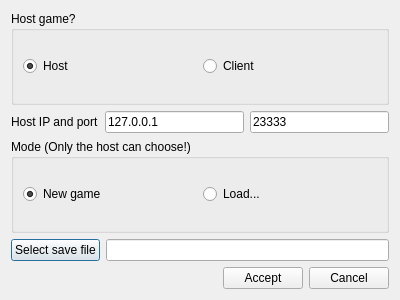
<?xml version="1.0" encoding="UTF-8"?>
<ui version="4.0">
 <class>Config</class>
 <widget class="QDialog" name="Config">
  <property name="geometry">
   <rect>
    <x>0</x>
    <y>0</y>
    <width>400</width>
    <height>300</height>
   </rect>
  </property>
  <property name="windowTitle">
   <string>Dialog</string>
  </property>
  <layout class="QVBoxLayout" name="verticalLayout">
   <item>
    <widget class="QGroupBox" name="groupBox">
     <property name="title">
      <string>Host game?</string>
     </property>
     <property name="checkable">
      <bool>false</bool>
     </property>
     <layout class="QHBoxLayout" name="horizontalLayout">
      <item>
       <widget class="QRadioButton" name="rhost">
        <property name="text">
         <string>Host</string>
        </property>
        <property name="checked">
         <bool>true</bool>
        </property>
       </widget>
      </item>
      <item>
       <widget class="QRadioButton" name="rclient">
        <property name="text">
         <string>Client</string>
        </property>
       </widget>
      </item>
     </layout>
    </widget>
   </item>
   <item>
    <layout class="QHBoxLayout" name="horizontalLayout_4">
     <item>
      <widget class="QLabel" name="ip">
       <property name="text">
        <string>Host IP and port</string>
       </property>
      </widget>
     </item>
     <item>
      <widget class="QLineEdit" name="ipEdit">
       <property name="text">
        <string>127.0.0.1</string>
       </property>
      </widget>
     </item>
     <item>
      <widget class="QLineEdit" name="portEdit">
       <property name="text">
        <string>23333</string>
       </property>
       <property name="placeholderText">
        <string>1024~65535</string>
       </property>
      </widget>
     </item>
    </layout>
   </item>
   <item>
    <widget class="QGroupBox" name="groupBox_2">
     <property name="title">
      <string>Mode (Only the host can choose!)</string>
     </property>
     <property name="flat">
      <bool>false</bool>
     </property>
     <layout class="QHBoxLayout" name="horizontalLayout_2">
      <item>
       <widget class="QRadioButton" name="rnew">
        <property name="text">
         <string>New game</string>
        </property>
        <property name="checked">
         <bool>true</bool>
        </property>
       </widget>
      </item>
      <item>
       <widget class="QRadioButton" name="rload">
        <property name="text">
         <string>Load...</string>
        </property>
       </widget>
      </item>
     </layout>
    </widget>
   </item>
   <item>
    <layout class="QHBoxLayout" name="horizontalLayout_3">
     <item>
      <widget class="QPushButton" name="load">
       <property name="text">
        <string>Select save file</string>
       </property>
      </widget>
     </item>
     <item>
      <widget class="QLineEdit" name="loadEdit"/>
     </item>
    </layout>
   </item>
   <item>
    <layout class="QHBoxLayout" name="horizontalLayout_5">
     <item>
      <spacer name="spacer">
       <property name="orientation">
        <enum>Qt::Horizontal</enum>
       </property>
       <property name="sizeHint" stdset="0">
        <size>
         <width>40</width>
         <height>20</height>
        </size>
       </property>
      </spacer>
     </item>
     <item>
      <widget class="QPushButton" name="accept">
       <property name="text">
        <string>Accept</string>
       </property>
      </widget>
     </item>
     <item>
      <widget class="QPushButton" name="cancel">
       <property name="text">
        <string>Cancel</string>
       </property>
      </widget>
     </item>
    </layout>
   </item>
  </layout>
 </widget>
 <resources/>
 <connections/>
</ui>
